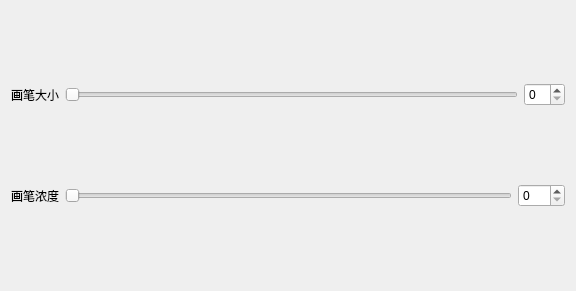
<?xml version="1.0" encoding="UTF-8"?>
<ui version="4.0">
 <class>PencilUI</class>
 <widget class="DrawToolsUI" name="PencilUI">
  <property name="geometry">
   <rect>
    <x>0</x>
    <y>0</y>
    <width>576</width>
    <height>291</height>
   </rect>
  </property>
  <property name="windowTitle">
   <string>PencilUI</string>
  </property>
  <layout class="QVBoxLayout" name="verticalLayout">
   <item>
    <layout class="QHBoxLayout" name="horizontalLayout">
     <item>
      <widget class="QLabel" name="label">
       <property name="text">
        <string>画笔大小</string>
       </property>
      </widget>
     </item>
     <item>
      <widget class="QSlider" name="sizeSlider">
       <property name="orientation">
        <enum>Qt::Horizontal</enum>
       </property>
      </widget>
     </item>
     <item>
      <widget class="QSpinBox" name="sizeInput"/>
     </item>
    </layout>
   </item>
   <item>
    <layout class="QHBoxLayout" name="horizontalLayout_3">
     <item>
      <widget class="QLabel" name="label_2">
       <property name="text">
        <string>画笔浓度</string>
       </property>
      </widget>
     </item>
     <item>
      <widget class="QSlider" name="alphaSlider">
       <property name="maximum">
        <number>255</number>
       </property>
       <property name="orientation">
        <enum>Qt::Horizontal</enum>
       </property>
      </widget>
     </item>
     <item>
      <widget class="QSpinBox" name="alphaInput">
       <property name="maximum">
        <number>255</number>
       </property>
      </widget>
     </item>
    </layout>
   </item>
  </layout>
 </widget>
 <layoutdefault spacing="6" margin="11"/>
 <customwidgets>
  <customwidget>
   <class>DrawToolsUI</class>
   <extends>QWidget</extends>
   <header>drawtoolsui.h</header>
   <container>1</container>
  </customwidget>
 </customwidgets>
 <resources/>
 <connections/>
</ui>
